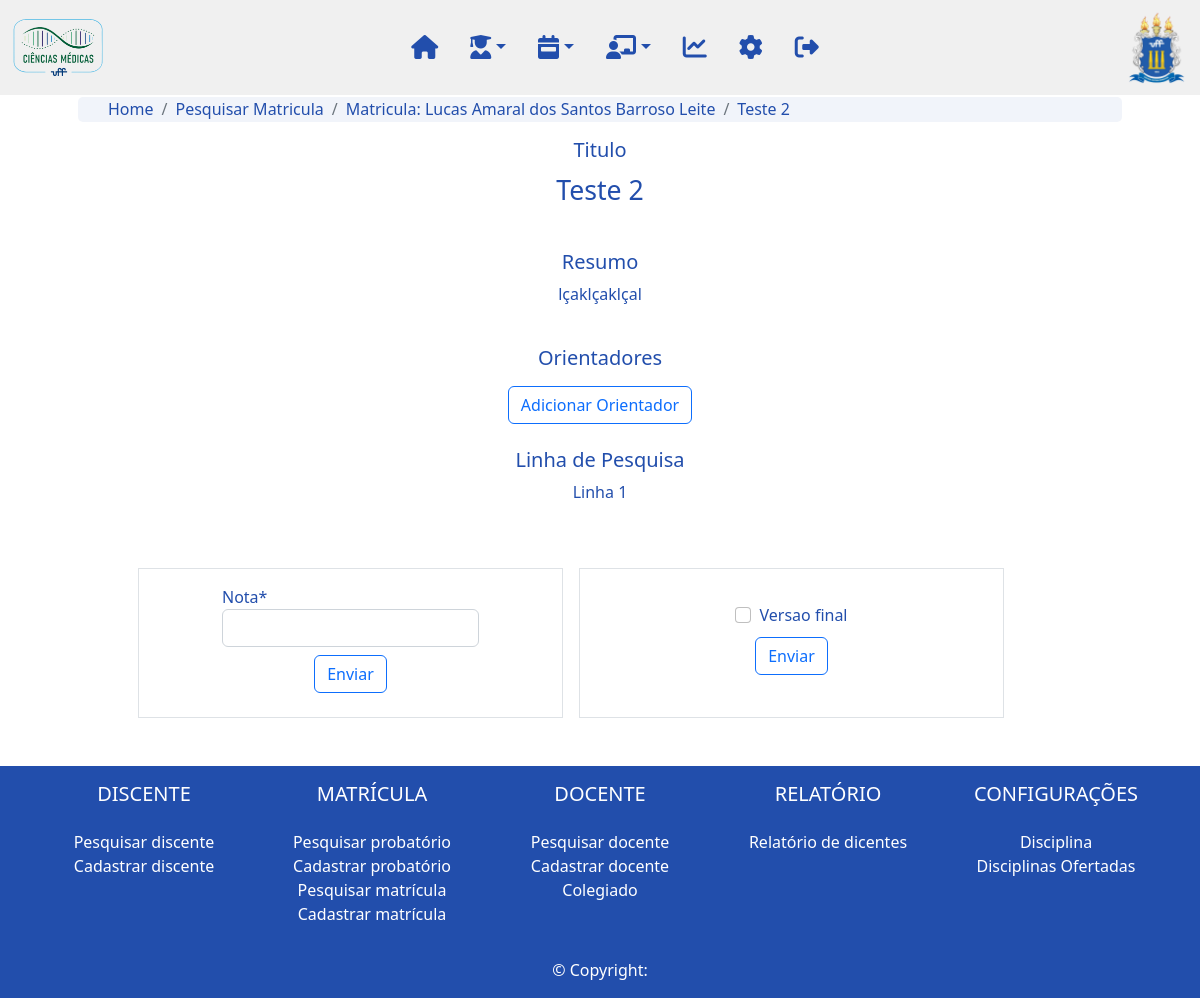
Page /matricula/trabalho_final/3/ on the committed database.
### matricula/models.py (models this page shows, shortened)
class Matricula(models.Model):
    STATUS_CHOICES = (
        ('Ativo', 'Ativo'),
        ('Titulado', 'Titulado'),
        ('Jubilado', 'Jubilado'),
        ('Abandono', 'Abandono')
    )
    numero = models.CharField(max_length=10, verbose_name='Número:')
    probatorio = models.ForeignKey(Probatorio, on_delete=models.CASCADE, related_name='matricula_probatorio', verbose_name='Probatório:')
    dt_matricula = models.DateField(verbose_name="Data de Matrícula:")
    curso = models.ForeignKey(Curso, on_delete=models.DO_NOTHING, related_name="matricula_curso", null=True, blank=True, verbose_name='Curso:')
    requisita_bolsa = models.BooleanField(verbose_name='Requisita bolsa:')
    cotista = models.BooleanField(verbose_name='Cotista:')
    status = models.CharField(max_length=20, choices=STATUS_CHOICES, default=STATUS_CHOICES[0][0], verbose_name='Status:')
    linha_pesquisa = models.ForeignKey(LinhaPesquisa, on_delete=models.DO_NOTHING, null=True, blank=True)
    grau = models.ForeignKey(Grau, on_delete=models.CASCADE, related_name='matricula_grau', verbose_name='Grau de Aplicação:')
    slug = models.SlugField(max_length=250, unique_for_date='dt_cadastro')
    updated = models.DateTimeField(auto_now=True)
    dt_cadastro = models.DateTimeField(auto_now=True)
    cadastrado_por = models.ForeignKey(User, on_delete=models.DO_NOTHING, related_name='matricula_cadastrado_por')
    class Meta:
        verbose_name = "matricula"

class Probatorio(models.Model):
    data_inscricao = models.DateField(verbose_name='Data da inscrição:')
    nota = models.OneToOneField(Nota, on_delete=models.DO_NOTHING, related_name='probatorio_nota', null=True, verbose_name='Nota:')
    aluno = models.OneToOneField(Aluno, on_delete=models.CASCADE, related_name='probatorio_aluno', verbose_name='Aluno:')
    grau = models.ForeignKey(Grau, on_delete=models.CASCADE, related_name='probatorio_grau', verbose_name='Grau de Aplicação:')
    nota_selecao = models.FloatField(validators=[MaxValueValidator(100),MinValueValidator(0)])
    data_limite = models.DateField()
    probatorio = models.BooleanField(default=True)
    linha_pesquisa = models.ForeignKey(LinhaPesquisa, on_delete=models.DO_NOTHING, null=True, blank=True)
    slug = models.SlugField(max_length=250, unique_for_date='dt_cadastro')
    updated = models.DateTimeField(auto_now=True)
    dt_cadastro = models.DateTimeField(auto_now=True)
    cadastrado_por = models.ForeignKey(User, on_delete=models.DO_NOTHING, related_name='probatorio_cadastrado_por')
    def __str__(self):
        return self.aluno.nome

class TrabalhoFinal(models.Model):
    titulo = models.CharField(max_length=200)
    resumo = models.TextField()
    diploma = models.BooleanField(null=True, blank=True)
    dt_diploma = models.DateField(null=True, blank=True)
    matricula = models.OneToOneField(Matricula, on_delete=models.CASCADE, null=True, related_name="matricula_trabalho_final")
    probatorio = models.OneToOneField(Probatorio, on_delete=models.CASCADE, null=True, related_name="probatorio_trabalho_final")
    versao_final = models.OneToOneField(VersaoFinal, on_delete=models.DO_NOTHING, null=True, related_name="versao_final_trabalho_final")
    nota = models.OneToOneField(Nota, on_delete=models.CASCADE, null=True, related_name="nota_trabalho_final")
    slug = models.SlugField(max_length=250, unique_for_date='dt_cadastro')
    dt_cadastro = models.DateTimeField(auto_now=True)
    updated = models.DateTimeField(auto_now=True)
    cadastrado_por = models.ForeignKey(User, on_delete=models.DO_NOTHING, related_name='trabalho_final_cadastrado_por')
    def __str__(self):
        return str(self.titulo)
    class Meta:
        verbose_name_plural = "Trabalhos Finais"

### aluno/models.py (models this page shows, shortened)
class Aluno(models.Model):
    nome = models.CharField(max_length=200, verbose_name="Nome:")
    cpf = models.CharField(max_length=14, verbose_name='CPF:', blank=True)
    nome_pai = models.CharField(max_length=200, null=True, blank=True, verbose_name='Nome do pai:')
    nome_mae = models.CharField(max_length=200, null=True, blank=True, verbose_name="Nome da mãe:")
    naturalidade = models.ForeignKey(UnidadeFederativa, on_delete=models.CASCADE, null=True, blank=True, verbose_name="Naturalidade:")
    nacionalidade = models.CharField(max_length=100, null=True, blank=True, verbose_name="Nacionalidade:")
    dt_nascimento = models.DateField()
    estado_civil = models.ForeignKey(EstadoCivil, on_delete=models.CASCADE, null=True, blank=True, verbose_name="Estado civil:")
    identidade = models.CharField(max_length=12, verbose_name="Identidade:")
    identidade_uf = models.CharField(max_length=2, verbose_name="UF:")
    identidade_orgao = models.CharField(max_length=100, verbose_name="Orgão expedidor:")
    sexo = models.ForeignKey(Sexo, on_delete=models.CASCADE, null=True, blank=True, verbose_name="Sexo:")
    email = models.EmailField(null=True, blank=True, verbose_name="Email:")
    etnia = models.ForeignKey(Etnia, on_delete=models.CASCADE, blank=True, null=True, verbose_name="Raça/Etnia:")
    portador_deficiencia = models.BooleanField()
    portador_deficiencia_qual = models.CharField(max_length=200, verbose_name="Qual deficiência:*", blank=True, null=True)
    foto = models.ImageField(null=True, blank=True, upload_to='img')
    status = models.OneToOneField(Status, on_delete=models.CASCADE, related_name='aluno_status')
    endereco = models.OneToOneField(Endereco, on_delete=models.CASCADE, related_name='aluno_endereco', null=True)
    graduacao = models.OneToOneField(Graduacao, on_delete=models.CASCADE, related_name='aluno_graduacao', null=True)
    ensino_medio = models.OneToOneField(EnsinoMedio, on_delete=models.CASCADE, related_name='aluno_ensino_medio', null=True)
    titulacao = models.OneToOneField(Titulacao, on_delete=models.CASCADE, related_name='aluno_titulacao', null=True)
    trabalho = models.OneToOneField(Trabalho, on_delete=models.CASCADE, related_name='aluno_trabalho', null=True)
    residencia = models.OneToOneField(Residencia, on_delete=models.CASCADE, related_name='aluno_residencia', null=True)
    slug = models.SlugField(max_length=250, unique_for_date='dt_cadastro')
    updated = models.DateTimeField(auto_now=True)
    dt_cadastro = models.DateTimeField(auto_now=True)
    cadastrado_por = models.ForeignKey(User, on_delete=models.CASCADE, related_name='aluno_cadastrado_por')

### config/models.py (models this page shows)
class LinhaPesquisa(models.Model):
    linha_pesquisa = models.CharField(max_length=200)
    cor = RGBColorField(default='#000000')
    def __str__(self):
            return str(self.linha_pesquisa)

### matricula/views.py (the view)
# urls.py: path('trabalho_final/<int:matricula>/', detalhe_trabalho_final, name='detalhe_trabalho_final'),
def detalhe_trabalho_final(request, matricula):
    matricula = Matricula.objects.get(slug=matricula)
    trabalho_final = TrabalhoFinal.objects.get(matricula=matricula)
    coorientador = None # Implementar coorientador
    versao_final_form = VersaoFinalForm()
    nota_form = NotaForm()
    if trabalho_final.versao_final is None:
        if request.method == 'POST' and 'versao_sub' in request.POST:
            versao_final_form = VersaoFinalForm(request.POST)
            if versao_final_form.is_valid():
                status_opcao = StatusOptions.objects.get_or_create(status_options='Titulado', defaults={'cor': Factory.create().hex_color()})
                nova_versao = versao_final_form.save(commit=False)
                trabalho_final.versao_final = nova_versao
                nova_versao.save()
                trabalho_final.save()
                aluno_status = matricula.probatorio.aluno.status
                aluno_status.status = status_opcao[0]
                aluno_status.save()
                messages.success(request, 'Versão final cadastrada e status do aluno alterado para Titulado')
                return redirect("matricula:detalhe_trabalho_final", matricula=matricula.slug)
    else:
        versao_final_form = None
    if trabalho_final.nota is None:
        if request.method == 'POST' and 'nota_sub' in request.POST:
            nota_form = NotaForm(request.POST)
            if nota_form.is_valid():
                nova_nota = nota_form.save(commit=False)
                trabalho_final.nota = nova_nota
                nova_nota.save()
                trabalho_final.save()
                messages.success(request, 'Nota final cadastrada!')
                return redirect("matricula:detalhe_trabalho_final", matricula=matricula.slug)
    else:
        nota_form = None
    return render(request, 'detalhe_trabalho_final.html', {'matricula':matricula, 'pagina':'Trabalho Final', 'trabalho_final':trabalho_final, 'coorientador': coorientador, 'form_versao': versao_final_form, 'form_nota':nota_form})

### matricula/forms.py
class VersaoFinalForm(forms.ModelForm):
    class Meta:
        model = VersaoFinal
        fields =['versao_final']

class NotaForm(forms.ModelForm):
    class Meta:
        model = Nota
        fields =['nota']

### matricula/templates/detalhe_trabalho_final.html (shortened to what this page needs)
{% extends "base.html" %}
{% load static %}
{% load crispy_forms_tags %}
{% block content %}
    {% include 'navbar.html' %}
    <div class="body container px-5">
        <nav aria-label="breadcrumb">
            <ol class="breadcrumb">
              <li class="breadcrumb-item"><a href="{% url 'home'%}">Home</a></li>
              <li class="breadcrumb-item"><a href="{% url 'matricula:lista_matricula' %}">Pesquisar Matricula</a></li>
              <li class="breadcrumb-item"><a href="{% url 'matricula:detalhe_matricula' matricula.slug %}">Matricula: {{matricula.probatorio}}</a></li>
              <li class="breadcrumb-item active" aria-current="page"><a href="{% url 'matricula:detalhe_trabalho_final' matricula.slug %}">{{trabalho_final}}</a></li>
            </ol>
          </nav>
        <div class='text-center my-3 row gap-4' style="padding:0% 20%;">
            <div class="">
                <div class="">
                    <h5>Titulo</h5>
                </div>
                <div>
                    <p style="font-size:20pt;">
                    {{trabalho_final}}
                    </p>
                </div>
            </div>
            <div>
                <div>
                    <h5>Resumo</h5>
                </div>
                <div class="">
                    <p class="text-center" style="text-align: justify;">
                    {{trabalho_final.resumo}}
                    </p>
                </div>
            </div>
            <div>
                <div>
                    <h5>Orientadores</h5>
                </div>
                <div>
                    <a class="btn btn-outline-primary" href="{% url 'matricula:cadastra_orientacao' matricula.slug trabalho_final.slug %}">Adicionar Orientador</a>
                </div>
            </div>
            <div>
                <div>
                    <h5>Linha de Pesquisa</h5>
                </div>
                <div>
                    <p>
                    {{matricula.linha_pesquisa}}
                    </p>
                </div>
            </div>
    </div>
    <div class="row m-lg-5 gap-3 container">
        {% if trabalho_final.nota is None %}
            <div class="col-5 border p-3">
                <form method="POST">
                    <div class="row">
                        <div class="col d-flex justify-content-center">
                            {{form_nota.nota|as_crispy_field}}
                        </div>
                    </div>
                    <div class="d-flex justify-content-center my-2">
                        <button class="btn btn-outline-primary" type="submit" name="nota_sub">Enviar</button>
                    </div>
                </form>
            </div>
        {% endif %}
        {% if trabalho_final.versao_final is None %}
            <div class="col-5 border p-3 align-content-center">
                <form method="POST">
                    <div class="row">
                        <div class="col d-flex justify-content-center">
                            {{form_versao.versao_final|as_crispy_field}}
                        </div>
                    </div>
                    <div class="d-flex justify-content-center my-2">
                        <button class="btn btn-outline-primary" type="submit" name="versao_sub">Enviar</button>
                    </div>
                </form>
            </div>
        {% endif %}
    </div>
</div>
{% include 'footer.html' %}
{% endblock %}

### static/css/styles.css (style rules this page uses)
html { height:100% }
body { height: 100%; }
.body { position:relative; padding-top: 80pt; color: #224EAC; min-height: 80%; }
a { text-decoration: none; }
h5 { text-align: center; }
.breadcrumb { margin-top: -10px; border-radius: 5px; background-color: #224EAC10; height: 25px; padding: 0px 30px; }
.breadcrumb a { color: #224EAC; }
.breadcrumb-item.active { font-weight: 500; }

### rows in the picture
Matricula: probatorio "Lucas Amaral dos Santos Barroso Leite", linha_pesquisa "Linha 1"
TrabalhoFinal: titulo "Teste 2", resumo "lçaklçaklçal"
